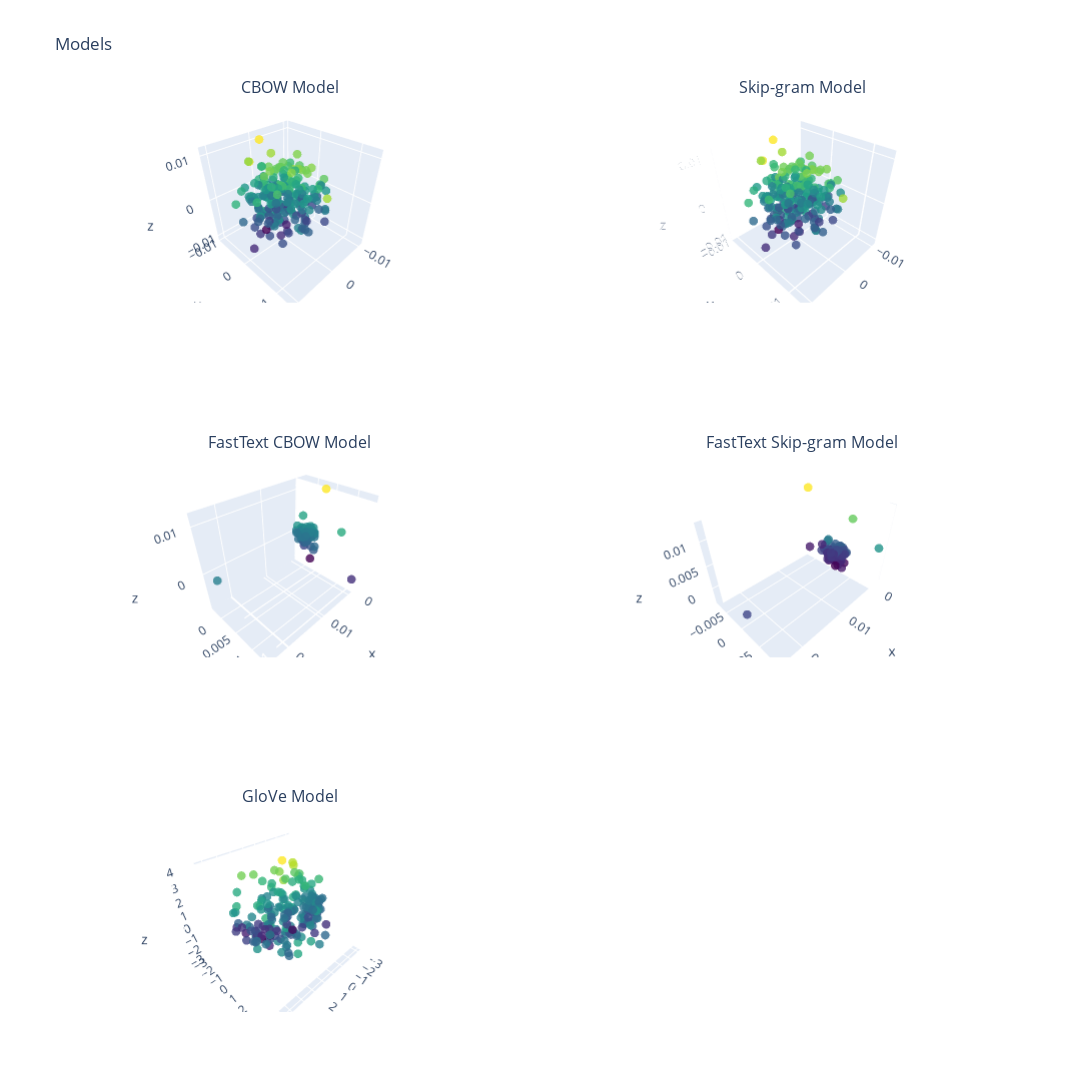

This figure's notebook cell:
### Code cell
fig = make_subplots(rows=3, cols=2, specs=[[{'type': 'scatter3d'}, {'type': 'scatter3d'}], [{'type': 'scatter3d'}, {'type': 'scatter3d'}], [{'type': 'scatter3d'}, {'type': 'scatter3d'}]], subplot_titles=('CBOW Model', 'Skip-gram Model', 'FastText CBOW Model', 'FastText Skip-gram Model', 'GloVe Model'))

fig.add_trace(go.Scatter3d(x=cbow_result_3d[:, 0], y=cbow_result_3d[:, 1], z=cbow_result_3d[:, 2], mode='markers', marker=dict(size=3, color=cbow_result_3d[:, 2], colorscale='Viridis', opacity=0.8), text=cbow_model_words, hoverinfo='text'), row=1, col=1)
fig.add_trace(go.Scatter3d(x=skipgram_result_3d[:, 0], y=skipgram_result_3d[:, 1], z=skipgram_result_3d[:, 2], mode='markers', marker=dict(size=3, color=skipgram_result_3d[:, 2], colorscale='Viridis', opacity=0.8), text=skipgram_model_words, hoverinfo='text'), row=1, col=2)
fig.add_trace(go.Scatter3d(x=fasttext_cbow_result_3d[:, 0], y=fasttext_cbow_result_3d[:, 1], z=fasttext_cbow_result_3d[:, 2], mode='markers', marker=dict(size=3, color=fasttext_cbow_result_3d[:, 2], colorscale='Viridis', opacity=0.8), text=fasttext_cbow_model_words, hoverinfo='text'), row=2, col=1)
fig.add_trace(go.Scatter3d(x=fasttext_skipgram_result_3d[:, 0], y=fasttext_skipgram_result_3d[:, 1], z=fasttext_skipgram_result_3d[:, 2], mode='markers', marker=dict(size=3, color=fasttext_skipgram_result_3d[:, 2], colorscale='Viridis', opacity=0.8), text=fasttext_skipgram_model_words, hoverinfo='text'), row=2, col=2)
fig.add_trace(go.Scatter3d(x=glove_result_3d[:, 0], y=glove_result_3d[:, 1], z=glove_result_3d[:, 2], mode='markers', marker=dict(size=3, color=glove_result_3d[:, 2], colorscale='Viridis', opacity=0.8), text=fasttext_skipgram_model_words, hoverinfo='text'), row=3, col=1)

fig.update_layout(title_text='Models', height=2400, width=1600, showlegend=False)

fig.show()

### Figure 1 — Plotly figure (JSON) as saved in the notebook; plotly's stock layout.template omitted (floating-point values rounded to 4 significant figures; data arrays with more than 128 entries replaced by an {"elided": "..."} marker saying what was removed)
{"data": [{"hoverinfo": "text", "marker": {"color": {"elided": "210 float values"}, "colorscale": [[0, "#440154"], [0.1111, "#482878"], [0.2222, "#3e4989"], [0.3333, "#31688e"], [0.4444, "#26828e"], [0.5556, "#1f9e89"], [0.6667, "#35b779"], [0.7778, "#6ece58"], [0.8889, "#b5de2b"], [1, "#fde725"]], "opacity": 0.8, "size": 3}, "mode": "markers", "scene": "scene", "text": {"elided": "210 str values"}, "type": "scatter3d", "x": {"elided": "210 float values"}, "y": {"elided": "210 float values"}, "z": {"elided": "210 float values"}}, {"hoverinfo": "text", "marker": {"color": {"elided": "210 float values"}, "colorscale": [[0, "#440154"], [0.1111, "#482878"], [0.2222, "#3e4989"], [0.3333, "#31688e"], [0.4444, "#26828e"], [0.5556, "#1f9e89"], [0.6667, "#35b779"], [0.7778, "#6ece58"], [0.8889, "#b5de2b"], [1, "#fde725"]], "opacity": 0.8, "size": 3}, "mode": "markers", "scene": "scene2", "text": {"elided": "210 str values"}, "type": "scatter3d", "x": {"elided": "210 float values"}, "y": {"elided": "210 float values"}, "z": {"elided": "210 float values"}}, {"hoverinfo": "text", "marker": {"color": {"elided": "210 float values"}, "colorscale": [[0, "#440154"], [0.1111, "#482878"], [0.2222, "#3e4989"], [0.3333, "#31688e"], [0.4444, "#26828e"], [0.5556, "#1f9e89"], [0.6667, "#35b779"], [0.7778, "#6ece58"], [0.8889, "#b5de2b"], [1, "#fde725"]], "opacity": 0.8, "size": 3}, "mode": "markers", "scene": "scene3", "text": {"elided": "210 str values"}, "type": "scatter3d", "x": {"elided": "210 float values"}, "y": {"elided": "210 float values"}, "z": {"elided": "210 float values"}}, {"hoverinfo": "text", "marker": {"color": {"elided": "210 float values"}, "colorscale": [[0, "#440154"], [0.1111, "#482878"], [0.2222, "#3e4989"], [0.3333, "#31688e"], [0.4444, "#26828e"], [0.5556, "#1f9e89"], [0.6667, "#35b779"], [0.7778, "#6ece58"], [0.8889, "#b5de2b"], [1, "#fde725"]], "opacity": 0.8, "size": 3}, "mode": "markers", "scene": "scene4", "text": {"elided": "210 str values"}, "type": "scatter3d", "x": {"elided": "210 float values"}, "y": {"elided": "210 float values"}, "z": {"elided": "210 float values"}}, {"hoverinfo": "text", "marker": {"color": {"elided": "211 float values"}, "colorscale": [[0, "#440154"], [0.1111, "#482878"], [0.2222, "#3e4989"], [0.3333, "#31688e"], [0.4444, "#26828e"], [0.5556, "#1f9e89"], [0.6667, "#35b779"], [0.7778, "#6ece58"], [0.8889, "#b5de2b"], [1, "#fde725"]], "opacity": 0.8, "size": 3}, "mode": "markers", "scene": "scene5", "text": {"elided": "210 str values"}, "type": "scatter3d", "x": {"elided": "211 float values"}, "y": {"elided": "211 float values"}, "z": {"elided": "211 float values"}}], "layout": {"annotations": [{"font": {"size": 16}, "showarrow": false, "text": "CBOW Model", "x": 0.225, "xanchor": "center", "xref": "paper", "y": 1, "yanchor": "bottom", "yref": "paper"}, {"font": {"size": 16}, "showarrow": false, "text": "Skip-gram Model", "x": 0.775, "xanchor": "center", "xref": "paper", "y": 1, "yanchor": "bottom", "yref": "paper"}, {"font": {"size": 16}, "showarrow": false, "text": "FastText CBOW Model", "x": 0.225, "xanchor": "center", "xref": "paper", "y": 0.6111, "yanchor": "bottom", "yref": "paper"}, {"font": {"size": 16}, "showarrow": false, "text": "FastText Skip-gram Model", "x": 0.775, "xanchor": "center", "xref": "paper", "y": 0.6111, "yanchor": "bottom", "yref": "paper"}, {"font": {"size": 16}, "showarrow": false, "text": "GloVe Model", "x": 0.225, "xanchor": "center", "xref": "paper", "y": 0.2222, "yanchor": "bottom", "yref": "paper"}], "height": 2400, "scene": {"domain": {"x": [0, 0.45], "y": [0.7778, 1]}}, "scene2": {"domain": {"x": [0.55, 1], "y": [0.7778, 1]}}, "scene3": {"domain": {"x": [0, 0.45], "y": [0.3889, 0.6111]}}, "scene4": {"domain": {"x": [0.55, 1], "y": [0.3889, 0.6111]}}, "scene5": {"domain": {"x": [0, 0.45], "y": [0, 0.2222]}}, "scene6": {"domain": {"x": [0.55, 1], "y": [0, 0.2222]}}, "showlegend": false, "title": {"text": "Models"}, "width": 1600}}
